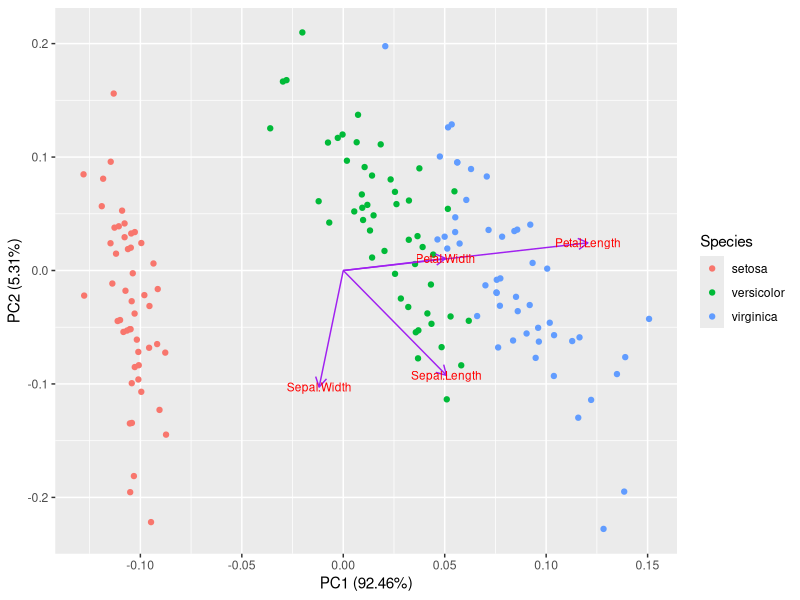
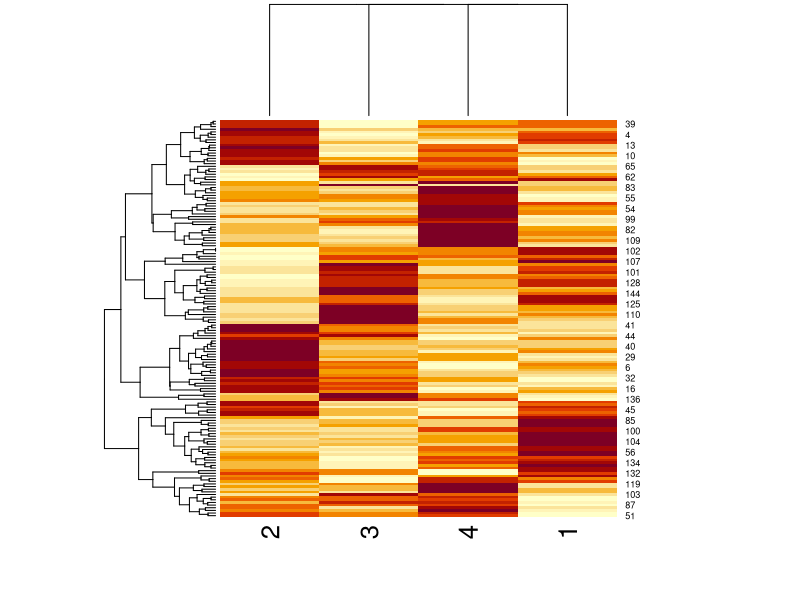
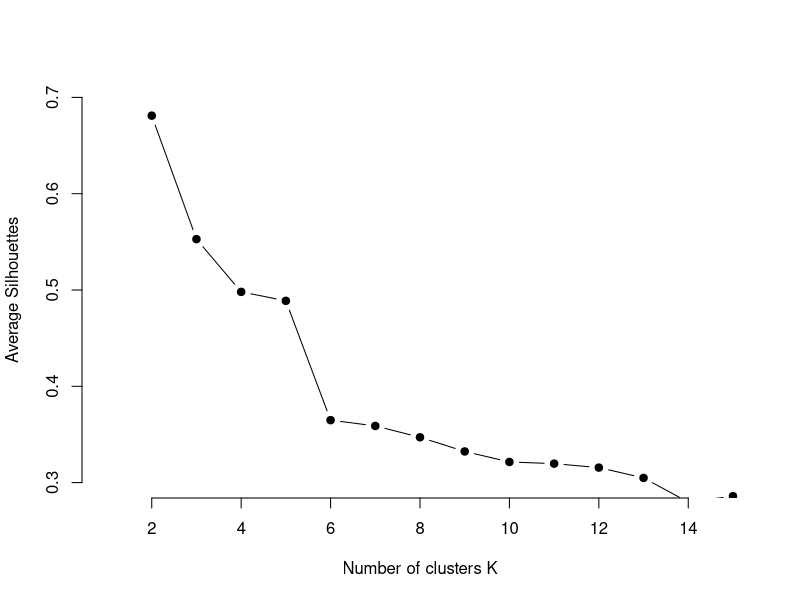
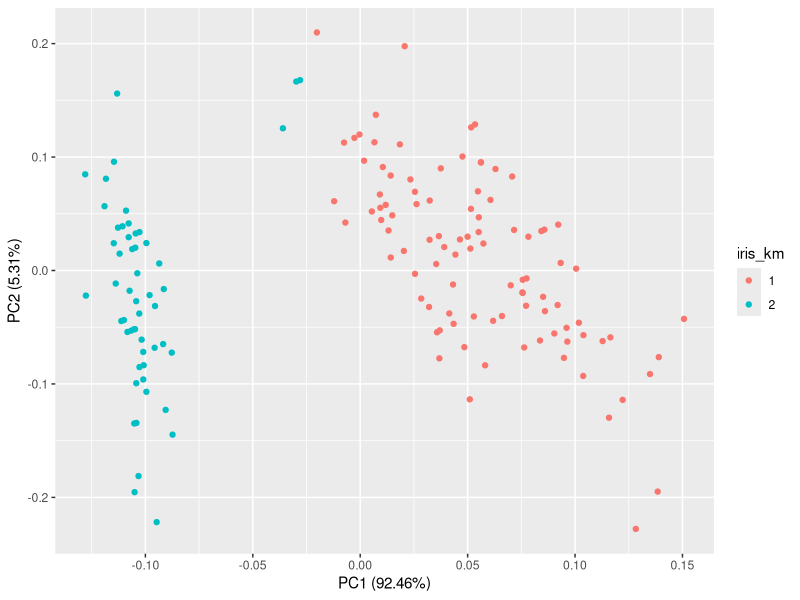
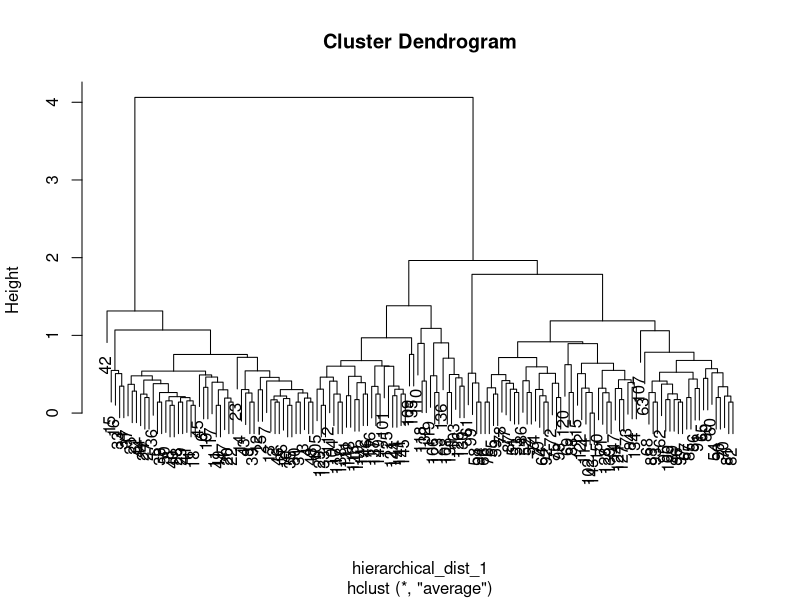
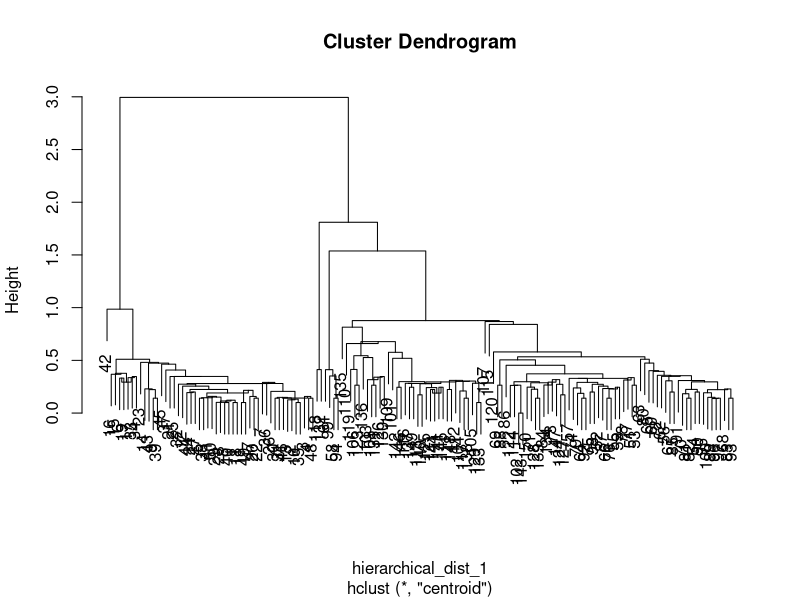
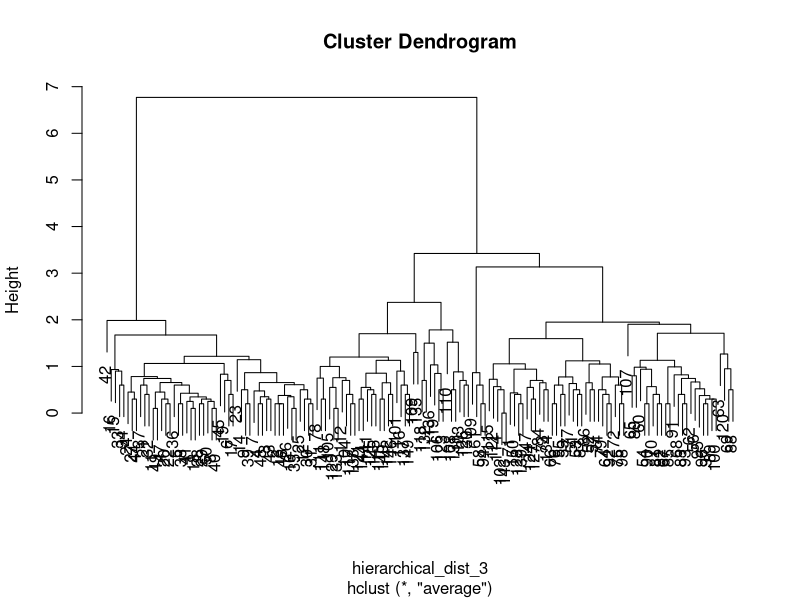
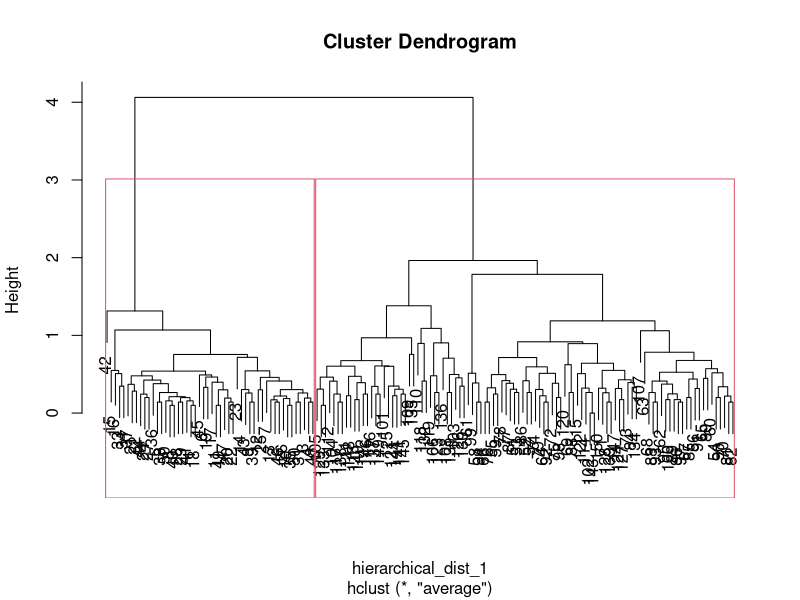

These figures' R source, in order:
## ---- chunk 1
data(iris)
summary(iris)
## ---- chunk 2
library(ggplot2)
library(tidyverse)
library(ggfortify)
library(fastICA)
library(cluster)
## ---- chunk 3
## 0.Subset the Iris dataset to only include `Sepal.Length`, `Sepal.Width`, `Petal.Length`, and `Petal.Width`.
iris_species <- iris$Species
iris_data <- iris[,c(1:4)]
## ---- chunk 4
## 1. Write out the Kmeans algorithm by hand, and run two iterations of it. 
summary(iris_data)

dis.Euclid <- function(points1, points2) {
  distanceMatrix <- matrix(NA, nrow=dim(points1)[1], ncol=dim(points2)[1])
  for(i in 1:nrow(points2)) {
    distanceMatrix[,i] <- sqrt(rowSums(t(t(points1)-points2[i,])^2))
  }
  distanceMatrix
}

# Choose k = 3
# Step 1. Assign a number,  1 to 3, to each observation
set.seed(123)
randvar <- sample(c('1','2','3'),size = nrow(iris_data),replace=TRUE)
iris_kc0 <- cbind(iris_data,randvar)

# Step 2a. Compute the centroid of each cluster
cluster0.1 <- subset(iris_kc0, iris_kc0$randvar == '1')
cluster0.2 <- subset(iris_kc0, iris_kc0$randvar == '2')
cluster0.3 <- subset(iris_kc0, iris_kc0$randvar == '3')

centroids0 <- rbind(colMeans(cluster0.1[,1:4]),colMeans(cluster0.2[,1:4]),colMeans(cluster0.3[,1:4]))

# Step 2b. Assign each observation to closest centroid

dist1 <- dis.Euclid(iris_data,centroids0)
c.assigned1 <- rep(NA,150)
for (i in 1:150){
  c.assigned1[i] <- which.min(dist1[i,])
}
iris_kc1 <- cbind(iris_data,c.assigned1)

# Step 3a. Compute the new centroid of each cluster
cluster1.1 <- subset(iris_kc1, iris_kc1$c.assigned1 == '1')
cluster1.2 <- subset(iris_kc1, iris_kc1$c.assigned1 == '2')
cluster1.3 <- subset(iris_kc1, iris_kc1$c.assigned1 == '3')
centroids1 <- rbind(colMeans(cluster1.1[,1:4]),colMeans(cluster1.2[,1:4]),colMeans(cluster1.3[,1:4]))

# Step 3b. Assign each observation to closest centroid

dist2 <- dis.Euclid(iris_data,centroids1)
c.assigned2 <- rep(NA,150)
for (i in 1:150){
  c.assigned2[i] <- which.min(dist2[i,])
}
iris_kc2 <- cbind(iris_data,c.assigned2)
## ---- chunk 5
## 2. Run PCA on the Iris dataset. Plot a scatter plot of PC1 vs PC2 and include the percent variance those PCs describe.
iris_data_pca <- data.matrix(iris_data)
iris_pca <- prcomp(iris_data_pca)
autoplot(iris_pca, data = iris, colour = 'Species',loadings = TRUE, loadings.colour = 'purple', loadings.label = TRUE, loadings.label.size = 3)
## ---- chunk 6
## 3. Run ICA on the Iris dataset. Plot the independent components as a heatmap.
iris_ica <- fastICA(iris_data, 4, alg.typ = "parallel", fun = "logcosh", alpha = 1,
        method = "R", row.norm = FALSE, maxit = 200,
        tol = 0.0001, verbose = TRUE)
iris_ica$X
heatmap(iris_ica$S)
## ---- chunk 7
## 4.Use Kmeans to cluster the Iris data. 
#### 4.1 Use the silhouette function in the cluster package to find the optimal number of clusters for kmeans for the iris dataset. 
####     Then cluster using kmeans clustering. Does the data cluster by species? 

avg_sil <- function(k) {
  km.res <- kmeans(iris_data, centers = k, nstart = 25)
  ss <- silhouette(km.res$cluster, dist(iris_data))
  mean(ss[, 3])
}

k.values <- 2:15

avg_sil_values <- map_dbl(k.values, avg_sil)

plot(k.values, avg_sil_values,
     type = "b", pch = 19, frame = FALSE, 
     xlab = "Number of clusters K",
     ylab = "Average Silhouettes",
     xlim = c(1,15), ylim = c(0.3,0.7))

# Choose k=2
set.seed(151)
iris_kmeans <- kmeans(iris_data, 2, nstart=25)
iris_kmeans$cluster
# No. It doesn't cluster by species.

#### Using this clustering, color the PCA plot according to the clusters.
iris_km <- as.factor(iris_kmeans$cluster)
iris_kmdata <- cbind(iris,iris_km)
autoplot(iris_pca, data = iris_kmdata, colour = 'iris_km')
## ---- chunk 8
## 5.Use hierarchical clustering to cluster the Iris data.
#### * Try two different linkage types, and two different distance metrics. 

# Linkage Type: Average, Distance Metric: Euclidean 
hierarchical_dist_1 <- dist(iris_data, method = "euclidean")
tree_1 <- hclust(hierarchical_dist_1, method="average")
plot(tree_1)

# Linkage Type: Centroid, Distance Metric: Euclidean
hierarchical_dist_2 <- dist(iris_data, method = "euclidean")
tree_2 <- hclust(hierarchical_dist_1, method="centroid")
plot(tree_2)

# Linkage Type: Average, Distance Metric: City Block
hierarchical_dist_3 <- dist(iris_data, method = "manhattan")
tree_3 <- hclust(hierarchical_dist_3, method = "average")
plot(tree_3)

#### For one linkage type and one distance metric, try two different cut points
# Linkage Type: Average, Distance Metric: Euclidean, cut points k = 2 and k = 3 
plot(tree_1)
tree_1_k2 <- cutree(tree_1, k = 2)
rect.hclust(tree_1, k = 2, h = NULL)

plot(tree_1)
rect.hclust(tree_1, k = 3, h = NULL)
tree_1_k3 <- cutree(tree_1, k = 3)

# Using this clustering, color the PCA plot according to the clusters. (6  plots in total)
iris_hc1 <- as.factor(tree_1_k3)
iris_hclustdata1 <- cbind(iris,iris_hc1)
autoplot(iris_pca, data = iris_hclustdata1, colour = 'iris_hc1')

iris_hc2 <- as.factor(tree_1_k2)
iris_hclustdata2 <- cbind(iris,iris_hc2)
autoplot(iris_pca, data = iris_hclustdata2, colour = 'iris_hc2')

## References: https://stackoverflow.com/questions/27082378/how-to-compute-distances-between-centroids-and-data-matrix-for-kmeans-algorithm/27088515
##             https://uc-r.github.io/kmeans_clustering#silo
